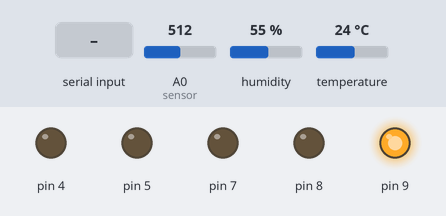
Simulated run of this sketch. Board: Arduino Uno, built with avr-gcc and run on an emulated ATmega328P. On the bench: output pins drawn as LEDs (lit = HIGH). Inputs (shaded band) come from the test bench; at power-on: A0 (sensor) = 512, humidity 55 %, temperature 24 °C. What the sketch prints to the serial monitor is not drawn.

Above: at 1.2 s.
1.3 s: A0 (sensor) set to 307
10.9 s: A0 (sensor) set to 291
12.4 s: "1" received over Serial
At 13.5 s:
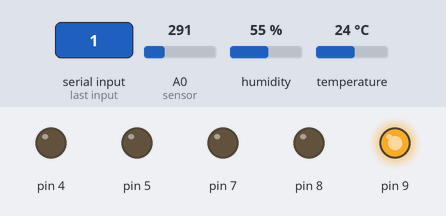
22.0 s: A0 (sensor) set to 306
At 22.22 s:
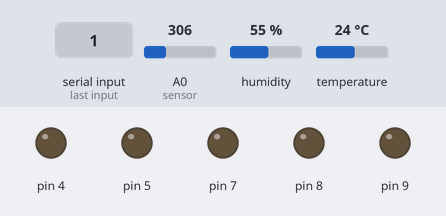
Timing chart, 0 to 24.9 s (numbered marks = the images above; inputs shaded):
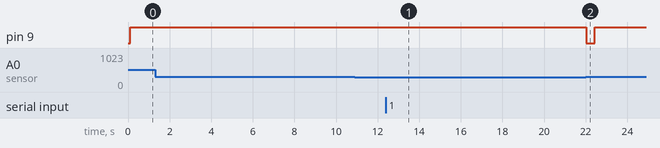

The sketch:

FireOFF.ino
```cpp
#include <dht.h>
#include "Buzzer.h"
#include "Motores.h"
dht DHT;
int temp = A1;
int sensor = A0;
Buzzer buzzer (9);
Motores Motores (4,5,7,8);

const String MOTOR = "\"MOTOR\":";
const String TEMP = "\"TEMP\":";
const String BUZZER = "\"BUZZER\":";
const String SENSOR = "\"SENSOR\":";
const String BT_OFFA = "\"BT_OFFA\":";
int leitura_sensor = 300;// valor de desame do sensor
uint32_t timer = 0;
int sensor_value = 0;
int sensorDht =0;

String JSON_TEMP(){ // Função que retorna do sensot de temp
DHT.read11(temp);

int sensorDht = DHT.temperature;
   return "{" +
      TEMP + String(sensorDht) +
      "}";
 }


String JSON_BUZZER(){ // Função que retorna do BUZZER

   return "{" +
      BUZZER + String(buzzer.status()) +
      "}";
 }

String JSON_SENSORGAS(){ // Função que retorna o valor medido pelo sensor MQ-2
 int sensor_value = analogRead(sensor);
   sensor_value = map(sensor_value, 0, 1023, 0, 100);

    return "{" +
      SENSOR + String(sensor_value) +
      "}";
}
void desligarA(String comando){ // Função para desligar o alarme
  // if(comando.indexOf("{") && comando.indexOf("}")){
      if(comando.indexOf(BT_OFFA + " 0") > 0){
          buzzer.desligar(); //  desligar o Buzzerbuzzer.desligar()
          sensor_value = 30;
      }
       else if(comando.indexOf(BT_OFFA + " 1") > 0){
           //  desligar o Buzzerbuzzer.desligar()
          int i=0;
          while(i<50){
          buzzer.acionar();
          delay(100);
          buzzer.desligar();
          delay(100);
          i=i+1;
          }

      }
   //}

}

void Lmotor(String comando){// ACIONAMENTO DOS MOTORES

  if(comando.indexOf(MOTOR + " 1") > 0){// ir para frente
    Motores.frente();
    }

  if(comando.indexOf(MOTOR + " 2") > 0){
       Motores.tras();
    }

  if(comando.indexOf(MOTOR + " 3") > 0){

    Motores.direita();
  }
  if(comando.indexOf(MOTOR + " 4") > 0){
    Motores.esquerda();

  }
  if(comando.indexOf(MOTOR + " 5") > 0){
    Motores.parar();

  }

  }


void setup (){
  pinMode(sensor, INPUT);
  Serial.begin(115200);

  }

  void loop(){

    DHT.read11(temp);
    int sensorDht = DHT.temperature;

    int  sensor_value = analogRead(sensor);
   if(Serial.available() > 0){ // Verifica se há algo na barra de comando serial
        String comando = Serial.readString();
        desligarA(comando);
        Lmotor(comando);
        Serial.print (comando);
        Serial.print(JSON_SENSORGAS());
        delay(10);
        Serial.print(JSON_BUZZER());

  }

   Serial.print(JSON_SENSORGAS());
   delay(20);
   Serial.print(JSON_BUZZER());
    delay(20);
Serial.print(JSON_TEMP());
    delay(20);
    if(sensor_value > leitura_sensor )
  {
    buzzer.acionar(); // Metódo da classe Buzzer.h para acionar o BUZZER
    Serial.print(JSON_SENSORGAS());
    delay(20);
    Serial.print(JSON_BUZZER());
    delay(20);


      if(Serial.available() > 0){
        String comando = Serial.readString();
        desligarA(comando);
        Serial.print(JSON_SENSORGAS());
        delay(10);
        Serial.print(JSON_BUZZER());

    }
     sensor_value = analogRead(sensor);
     delay (10000);
  }
  if (sensor_value < leitura_sensor ){


    buzzer.desligar();
  }

delay(300);


}
```

Buzzer.cpp
```cpp
#include "Buzzer.h"

Buzzer::Buzzer(int p){
    pinMode(p,OUTPUT);
    pino=p;
}

void Buzzer::acionar(){
     digitalWrite(pino, HIGH);
}

void Buzzer::desligar(){
     digitalWrite(pino, LOW);
}

bool Buzzer::status(){
    return digitalRead(pino);
}
```

Buzzer.h
```cpp
#ifndef Buzzer_h
#define Buzzer_h
#include <Arduino.h>

class Buzzer{
    private:
        int pino;

    public:
        Buzzer(int p);
        void acionar();
        void desligar();
        bool status();
};

#endif
```

Motores.cpp
```cpp
#include "Motores.h"
int a,b,c,d;
Motores::Motores(int a, int b, int c, int d){
    pinMode(a,OUTPUT);
    pinMode(b,OUTPUT);
    pinMode(c,OUTPUT);
    pinMode(d,OUTPUT);

   IN1 = a;
   IN2 = b;
   IN3 = c;
   IN4 = d;

}

void Motores::frente(){

   //digitalWrite(a, LOW);
   // digitalWrite(b, HIGH);
    digitalWrite(c, HIGH);
    digitalWrite(d, LOW);

}

void Motores::tras(){

    digitalWrite(a, HIGH);
    digitalWrite(b, LOW);
    digitalWrite(c, LOW);
    digitalWrite(d, HIGH);

}
void Motores::direita(){

}
void Motores::esquerda(){

}
void Motores::parar(){
    digitalWrite(a, LOW);
    digitalWrite(b, LOW);
    digitalWrite(c, LOW);
    digitalWrite(d, LOW);
}
```

Motores.h
```cpp
#ifndef Motores_h
#define Motores_h
#include <Arduino.h>

class Motores{
    private:
        int IN1,IN2,IN3,IN4;

    public:
        Motores(int a,int b,int c,int d );
        void frente();
        void tras();
        void direita();
        void esquerda();
        void parar ();
};

#endif
```

Measured:
- after the input at 1.3 s, every drawn part: stays the same
- after the input at 10.9 s, every drawn part: stays the same
- after the input at 12.4 s, pin 9: stays HIGH (without the input it goes to LOW after 8.6 s)
